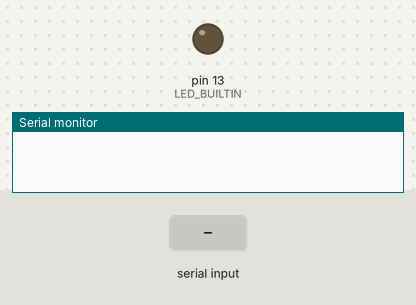
Bench run of a sketch on a simulated Arduino Uno, built with avr-gcc and run on an emulated ATmega328P. On the bench: output pins drawn as LEDs (lit = HIGH), the last lines printed to the serial monitor. Dashed ring = blinking. The inputs (shaded band) are chosen by the test bench.

Above: at 1.2 s.
1.3 s: "90,45\n" received over Serial
At 1.51 s:
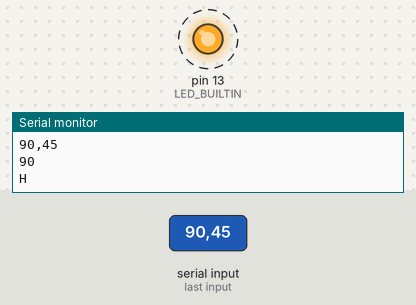
Timing chart, 0 to 10.3 s (numbered marks = the images above; inputs shaded):
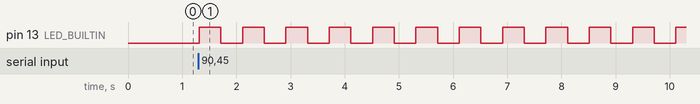

The sketch:

ceshi.ino
```cpp
//char function_1;                          //定义一个临时变量接收数据
String comdata = "";                     //定义一个字符串用于保存接收到的字符串
//String kk;                              //定义一个字符变量接受第一个字符
int numdata[100] = {0}, mark = 0;      //numdata是分拆之后的数字数组
void setup()
{
 Serial.begin(9600);            //串口通信波特率设置
 pinMode(LED_BUILTIN, OUTPUT);   //板子自带灯引脚开启
}

void loop()
{
      //j是分拆之后数字数组的位置记数
      int j = 0;

      //不断循环检测串口缓存，一个个读入字符串，
      while (Serial.available() > 0)
      {
      //读入之后将字符串，串接到comdata上面。
        comdata += char(Serial.read());
          //延时一会，让串口缓存准备好下一个数字，不延时会导致数据丢失，
        delay(2);
        //标记串口读过数据，如果没有数据的话，直接不执行这个while了。
        mark = 1;
      }

      if(mark == 1)  //如果接收到数据则执行comdata分析操作，否则什么都不做。
      {
      //显示刚才输入的字符串（可选语句）
        Serial.println(comdata);
          //显示刚才输入的字符串长度（可选语句）
        //Serial.println(comdata.length());

    /*******************下面是重点*******************/
    //以串口读取字符串长度循环，
        for(int i = 0; i < comdata.length() ; i++)
        {
        //逐个分析comdata[i]字符串的文字，如果碰到文字是分隔符（这里选择逗号分割）则将结果数组位置下移一位
        //即比如11,22,33,55开始的11记到numdata[0];碰到逗号就j等于1了，
        //再转换就转换到numdata[1];再碰到逗号就记到numdata[2];以此类推，直到字符串结束
          if(comdata[i] == ',')
          {
            j++;
          }
          else
          {
             //如果没有逗号的话，就将读到的数字*10加上以前读入的数字，
             //并且(comdata[i] - '0')就是将字符'0'的ASCII码转换成数字0（下面不再叙述此问题，直接视作数字0）。
             //比如输入数字是12345，有5次没有碰到逗号的机会，就会执行5次此语句。
             //因为左边的数字先获取到，并且numdata[0]等于0，
             //所以第一次循环是numdata[0] = 0*10+1 = 1
             //第二次numdata[0]等于1，循环是numdata[0] = 1*10+2 = 12
             //第三次是numdata[0]等于12，循环是numdata[0] = 12*10+3 = 123
             //第四次是numdata[0]等于123，循环是numdata[0] = 123*10+4 = 1234
             //如此类推，字符串将被变成数字0。
             numdata[j] = numdata[j] * 10 + (comdata[i] - '0');
          }
        }
        //comdata的字符串已经全部转换到numdata了，清空comdata以便下一次使用，
        //如果不请空的话，本次结果极有可能干扰下一次。
        comdata = String("");

        //循环输出numdata的内容，并且写到PWM引脚
        for(int i = 0; i < j; i++)
        {
          Serial.println(numdata[i]);
          Serial.println('H');
          for (int k = 0; k < numdata[i]; k++)
          {
               digitalWrite(LED_BUILTIN, HIGH);   // turn the LED on (HIGH is the voltage level)
               delay(400);                       // wait for a second
               digitalWrite(LED_BUILTIN, LOW);    // turn the LED off by making the voltage LOW
               delay(400);
          }
          delay(1500);
          numdata[i] = 0;
        }
        //输出之后必须将读到数据的mark置0，不置0下次循环就不能使用了。
        mark = 0;
      }
    }
```

Measured:
- after the input at 1.3 s, pin 13 (LED_BUILTIN): alternates HIGH for 0.40 s and LOW for 0.40 s, starting at once
